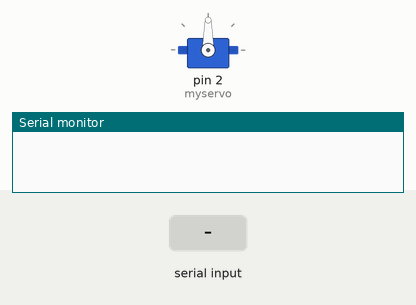
Bench run of a sketch on a simulated Arduino Uno, built with avr-gcc and run on an emulated ATmega328P. Shown: servo, the last lines printed to the serial monitor. The test bench sets the inputs (shaded band).

Above: at 1.2 s.
1.3 s: "90,45\n" received over Serial
At 2.0 s:
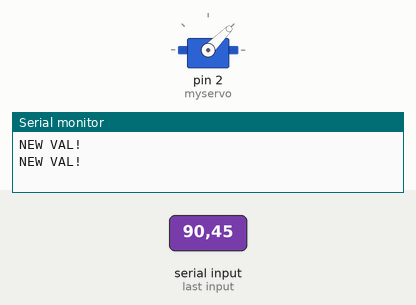
2.8 s: "30,150\n" received over Serial
At 3.2 s:
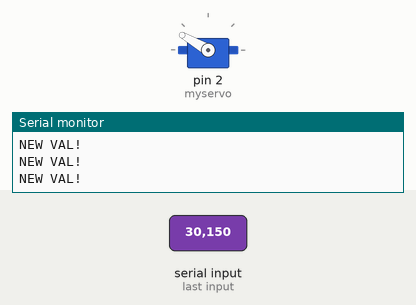
4.3 s: "5\n" received over Serial
At 5.5 s:
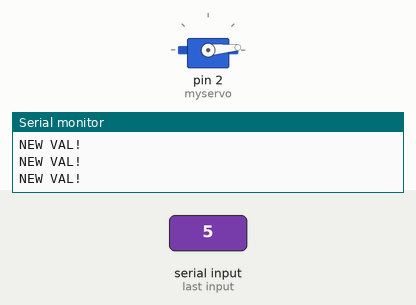
5.8 s: "200\n" received over Serial
At 6.6 s:
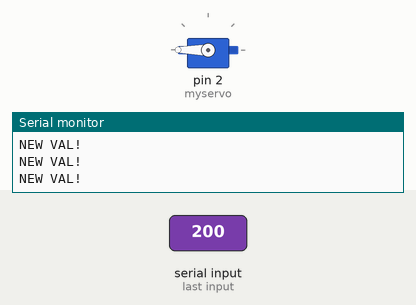
7.3 s: "90\n" received over Serial
At 7.8 s:
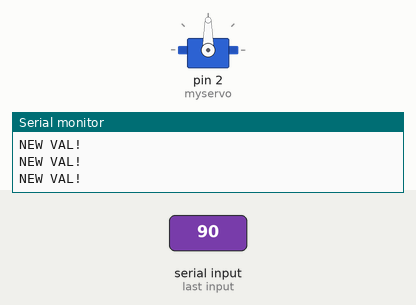
Timing chart, 0 to 9.8 s (numbered marks = the images above; inputs shaded):
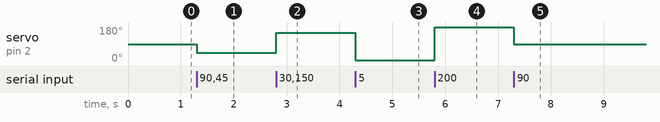

Measured:
- after the input at 1.3 s, servo on pin 2 (myservo): 90° → 45° at once
- after the input at 2.8 s, servo on pin 2 (myservo): 45° → 150° at once
- after the input at 4.3 s, servo on pin 2 (myservo): 150° → 5° at once
- after the input at 5.8 s, servo on pin 2 (myservo): 5° → 180° at once
- after the input at 7.3 s, servo on pin 2 (myservo): 180° → 90° at once

The sketch:

Servo_Potmeter_Combo.ino
```cpp
#include <Servo.h>


#define OUTPUT_A 5 //data
#define OUTPUT_B 4  //clock
#define BTN 0  //btn

int counter = 0;
int oldCounter = 0;
float timesinceLastServoWrite = 0;
int aState;
int aLastState;

bool lockRotaryEncoder = false;

int currentLengthOfSequence;


//Servo
Servo myservo;  // create servo object to control a servo
// twelve servo objects can be created on most boards

int pos = 0;    // variable to store the servo position

void setup() {
  Serial.begin(74880);
  pinMode (OUTPUT_A, INPUT);
  pinMode (OUTPUT_B, INPUT);
  pinMode(BTN, INPUT);

  myservo.attach(2);  // attaches the servo on pin 9 to the servo object
  //myservo.write(0);
}

void loop() {
  //ReadEncoder();
  ReadSerial();

  if (counter != oldCounter) {
    Serial.println("NEW VAL!");
    oldCounter = counter;
    myservo.write(counter);
  }
}
void ReadSerial() {
  if (Serial.available() > 0)
  {
    int incomingVal = Serial.parseInt();

    if (incomingVal == 0) {
      return;
    }

    counter = incomingVal;
  }
}

void ReadEncoder() {
  aState = digitalRead(OUTPUT_A); // Reads the "current" state of the outputA
  // If the previous and the current state of the outputA are different, that means a Pulse has occured
  if (aState != aLastState) {
    // If the outputB state is different to the outputA state, that means the encoder is rotating clockwise
    if (digitalRead(OUTPUT_B) != aState) {
      counter ++;
    } else {
      counter --;
    }
    Serial.print("Position: ");
    Serial.println(counter);
  }
  aLastState = aState; // Updates the previous state of the outputA with the current state

  if (lockRotaryEncoder) {
    ContentPositionCorrection();
  }
}
void ContentPositionCorrection() {
  if (counter > 0) {
    counter = 0;
  }
  if (counter < -currentLengthOfSequence + 8) {
    counter = -currentLengthOfSequence + 8;
  }
}
```
